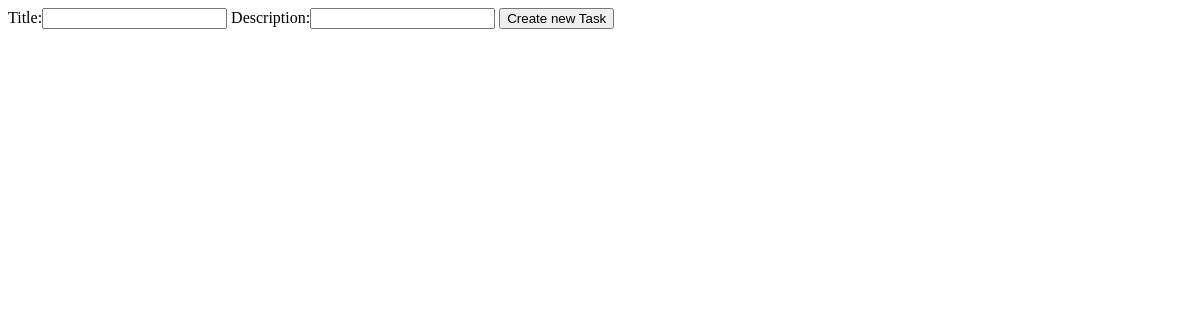
The page /tasks/ on the database as committed earlier.
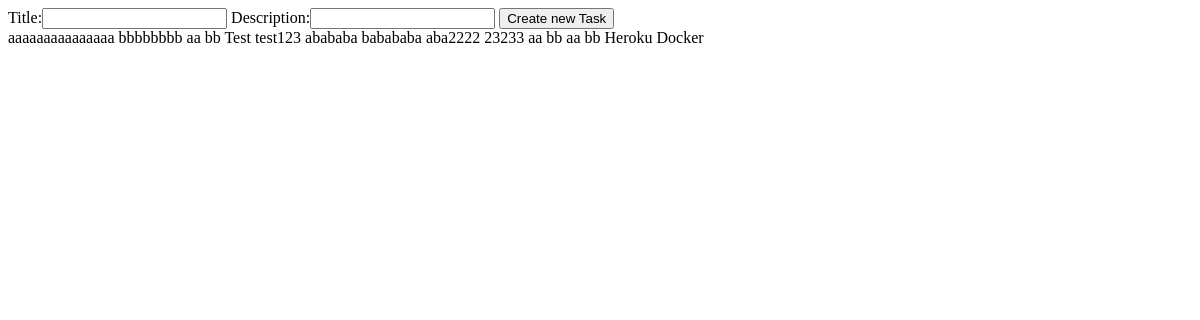
The same page on the database as committed later.
### tasks/models.py (models this page shows, shortened)
class Task(models.Model):
    status= models.ForeignKey(to='status',on_delete=models.CASCADE)
    user= models.ForeignKey(User,on_delete=models.CASCADE)
    title = models.TextField(max_length=128)
    description = models.TextField(max_length=512)
    created_at = models.DateField(default=date.today)

### tasks/views.py (the view)
# urls.py: path('tasks/', tasks_view)
def tasks_view(request):
    if request.method == 'POST':
         status = Status.objects.get(status = 'todo')
         task = Task.objects.create(title=request.POST['title'],
         description=request.POST['description'], user=request.user, status=status)
         serialized_obj = serializers.serialize('json', [task,])
         return JsonResponse(serialized_obj[1:-1], safe=False)
    tasks= Task.objects.all()
    return render(request, 'main/tasks.html', {'tasks': tasks})

### tasks/templates/main/tasks.html (shortened to what this page needs)
<form onsubmit="requestToServer(event)" method="post">
    <span>Title:</span><input id="title" type="text" name="title">
    <span>Description:</span><input id="description" type="text" name="description">
    <button>
        Create new Task
    </button>
    <div id="todoFromServer">
        {% for task in tasks %} {{task.title}} {{task.description}} {% endfor %}
    </div>
</form>

Rows that differ between the two databases and show on the page:
added Task: title "aaaaaaaaaaaaaaa", description "bbbbbbbb"
added Task: title "aa", description "bb"
added Task: title "Test", description "test123"
added Task: title "abababa", description "babababa"
added Task: title "aba2222", description "23233"
added Task: title "aa", description "bb"
added Task: title "aa", description "bb"
added Task: title "Heroku Docker"
